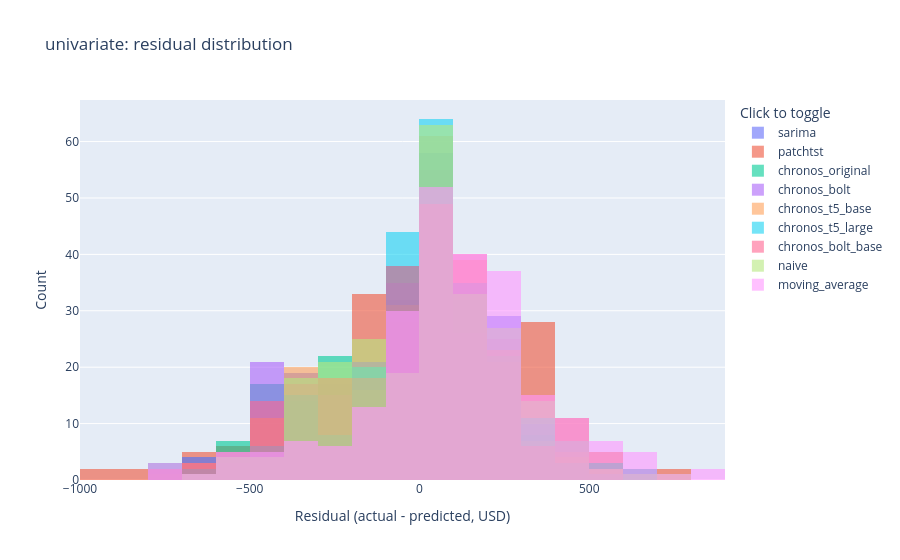
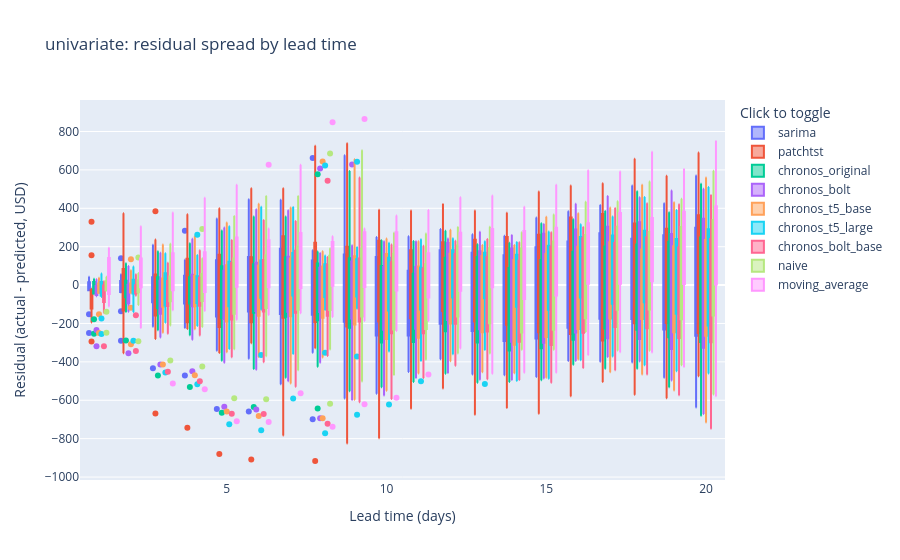

Notebook source saved alongside these figures, in order:
### Markdown cell above
**Residuendiagnostik:** Verteilung der Residuen (actual - predicted) je Modell sowie deren Streuung nach Lead-Time-Tag -- zeigt systematische Verzerrung (Bias) und ob/wie stark die Unsicherheit mit wachsendem Horizont zunimmt.

### Code cell
univariate_residual_hist_fig, univariate_residual_box_fig = compare_residual_diagnostics(univariate_results, 'univariate')
display(univariate_residual_hist_fig)
display(univariate_residual_box_fig)
save_interactive_figure(univariate_residual_hist_fig, FIGURES / f'univariate_residual_histogram_{data_hash[:12]}.html')
save_interactive_figure(univariate_residual_box_fig, FIGURES / f'univariate_residual_by_leadtime_{data_hash[:12]}.html')

### Figure 1 — Plotly figure (JSON) as saved in the notebook; plotly's stock layout.template omitted (floating-point values rounded to 4 significant figures; data arrays with more than 128 entries replaced by an {"elided": "..."} marker saying what was removed)
{"data": [{"name": "sarima", "opacity": 0.6, "type": "histogram", "x": {"elided": "240 float values"}}, {"name": "patchtst", "opacity": 0.6, "type": "histogram", "x": {"elided": "240 float values"}}, {"name": "chronos_original", "opacity": 0.6, "type": "histogram", "x": {"elided": "240 float values"}}, {"name": "chronos_bolt", "opacity": 0.6, "type": "histogram", "x": {"elided": "240 float values"}}, {"name": "chronos_t5_base", "opacity": 0.6, "type": "histogram", "x": {"elided": "240 float values"}}, {"name": "chronos_t5_large", "opacity": 0.6, "type": "histogram", "x": {"elided": "240 float values"}}, {"name": "chronos_bolt_base", "opacity": 0.6, "type": "histogram", "x": {"elided": "240 float values"}}, {"name": "naive", "opacity": 0.6, "type": "histogram", "x": {"elided": "240 float values"}}, {"name": "moving_average", "opacity": 0.6, "type": "histogram", "x": {"elided": "240 float values"}}], "layout": {"barmode": "overlay", "legend": {"title": {"text": "Click to toggle"}}, "title": {"text": "univariate: residual distribution"}, "xaxis": {"title": {"text": "Residual (actual - predicted, USD)"}}, "yaxis": {"title": {"text": "Count"}}}}

### Figure 2 — Plotly figure (JSON) as saved in the notebook; plotly's stock layout.template omitted (floating-point values rounded to 4 significant figures; data arrays with more than 128 entries replaced by an {"elided": "..."} marker saying what was removed)
{"data": [{"name": "sarima", "type": "box", "x": {"elided": "240 int values"}, "y": {"elided": "240 float values"}}, {"name": "patchtst", "type": "box", "x": {"elided": "240 int values"}, "y": {"elided": "240 float values"}}, {"name": "chronos_original", "type": "box", "x": {"elided": "240 int values"}, "y": {"elided": "240 float values"}}, {"name": "chronos_bolt", "type": "box", "x": {"elided": "240 int values"}, "y": {"elided": "240 float values"}}, {"name": "chronos_t5_base", "type": "box", "x": {"elided": "240 int values"}, "y": {"elided": "240 float values"}}, {"name": "chronos_t5_large", "type": "box", "x": {"elided": "240 int values"}, "y": {"elided": "240 float values"}}, {"name": "chronos_bolt_base", "type": "box", "x": {"elided": "240 int values"}, "y": {"elided": "240 float values"}}, {"name": "naive", "type": "box", "x": {"elided": "240 int values"}, "y": {"elided": "240 float values"}}, {"name": "moving_average", "type": "box", "x": {"elided": "240 int values"}, "y": {"elided": "240 float values"}}], "layout": {"boxmode": "group", "legend": {"title": {"text": "Click to toggle"}}, "title": {"text": "univariate: residual spread by lead time"}, "xaxis": {"title": {"text": "Lead time (days)"}}, "yaxis": {"title": {"text": "Residual (actual - predicted, USD)"}}}}
